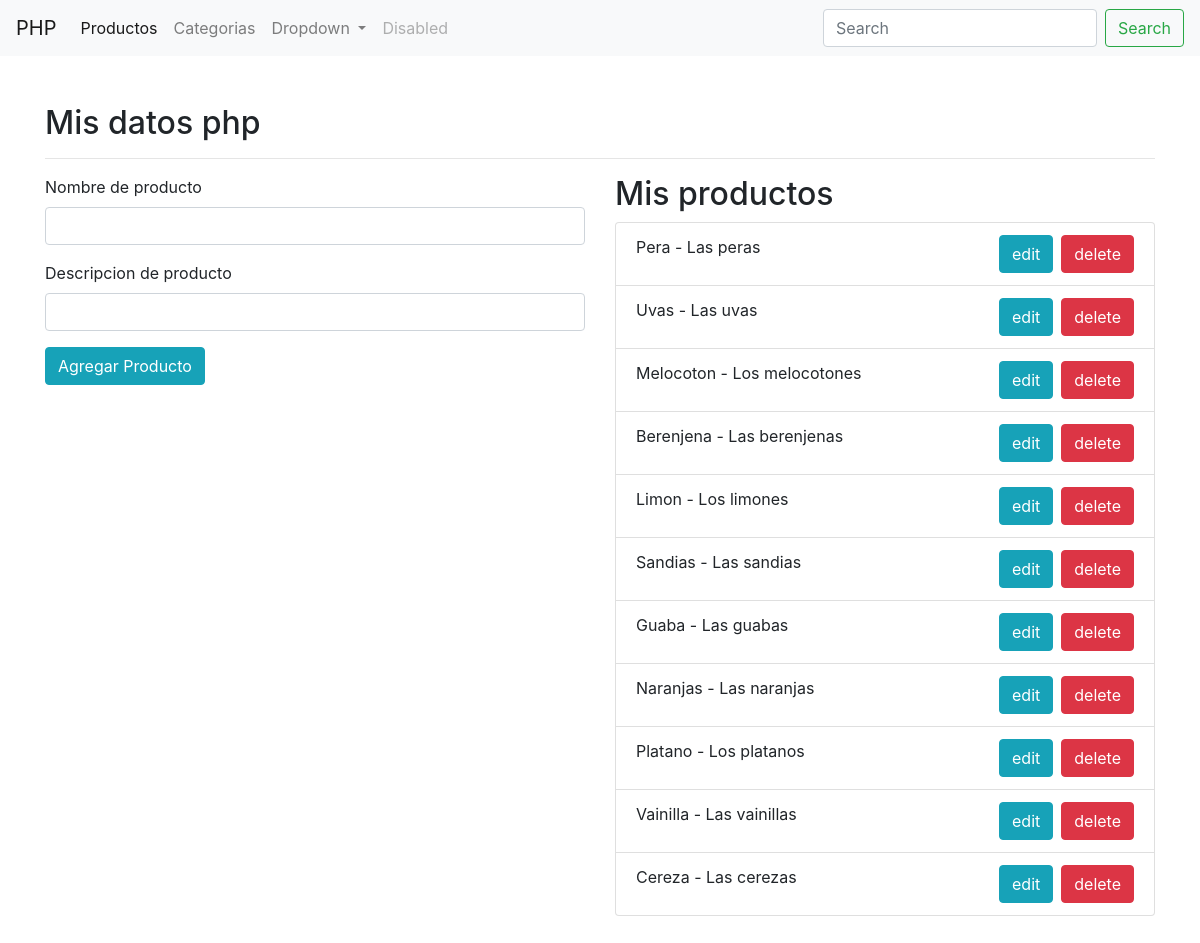
The page / on the database its author committed.
### tables this page shows
CREATE TABLE `productos` (
  `id` int(11) NOT NULL AUTO_INCREMENT,
  `nombre` varchar(255) DEFAULT NULL,
  `descripcion` varchar(255) DEFAULT NULL,
  PRIMARY KEY (`id`)
);

### index.php (the view, shortened to what this page needs)
<?php
include_once './Conexion/conexion.php';
$consulta_sql = 'SELECT * FROM productos';
$sentencia_sql = $conexion->prepare($consulta_sql);
$sentencia_sql->execute();
$productos = $sentencia_sql->fetchAll();
?>
<?php include_once './Layout/header.php' ?>
    <div class="container my-5">
        <h2>Mis datos php</h2>
        <hr>
        <div class="row">
            <div class="col-md-6">
                <form method="POST" action="Producto/addproducto.php">
                    <div class="form-group">
                        <label for="nombre">Nombre de producto</label>
                        <input type="text" class="form-control" id="nombre" name="nombre" required>
                    </div>
                    <div class="form-group">
                        <label for="descripcion">Descripcion de producto</label>
                        <input type="text" class="form-control" id="descripcion" name="descripcion" required>
                    </div>
                    <button type="submit" class="btn btn-info">Agregar Producto</button>
                </form>
            </div>
            <div class="col-md-6">
                <h2>Mis productos</h2>
                <ul class="list-group">
                    <?php foreach ($productos as $producto) : ?>
                        <li class="list-group-item"><?= $producto['nombre'] ?> - <?= $producto['descripcion'] ?>
                            <a href="Producto/deleteproducto.php?id=<?= $producto['id'] ?>" class="btn btn-danger float-right">delete</a>
                            <a href="Producto/editproducto.php?id=<?= $producto['id'] ?>" class="btn btn-info float-right mr-2">edit</a>
                        </li>
                    <?php endforeach  ?>
                </ul>
            </div>
        </div>
    </div>
</body>
</html>

### Layout/header.php (shortened to what this page needs)
<!DOCTYPE html>
<html>
<head>
    <link rel="stylesheet" href="https://stackpath.bootstrapcdn.com/bootstrap/4.4.1/css/bootstrap.min.css">
</head>
<body>
    <nav class="navbar navbar-expand-lg navbar-light bg-light">
        <a class="navbar-brand" href="#">PHP</a>
        <div class="collapse navbar-collapse" id="navbarSupportedContent">
            <ul class="navbar-nav mr-auto">
                <li class="nav-item active">
                    <a class="nav-link" href="/lesson2">Productos <span class="sr-only">(current)</span></a>
                </li>
                <li class="nav-item">
                    <a class="nav-link" href="/lesson2/Categoria/index.php">Categorias</a>
                </li>
                <li class="nav-item dropdown">
                    <a class="nav-link dropdown-toggle" href="#" id="navbarDropdown" role="button" data-toggle="dropdown" aria-haspopup="true" aria-expanded="false">
                        Dropdown
                    </a>
                </li>
                <li class="nav-item">
                    <a class="nav-link disabled" href="#" tabindex="-1" aria-disabled="true">Disabled</a>
                </li>
            </ul>
            <form class="form-inline my-2 my-lg-0">
                <input class="form-control mr-sm-2" type="search" placeholder="Search" aria-label="Search">
                <button class="btn btn-outline-success my-2 my-sm-0" type="submit">Search</button>
            </form>
        </div>
    </nav>

### rows shown on the page
productos: nombre "Pera", descripcion "Las peras"
productos: nombre "Uvas", descripcion "Las uvas"
productos: nombre "Melocoton", descripcion "Los melocotones"
productos: nombre "Berenjena", descripcion "Las berenjenas"
productos: nombre "Limon", descripcion "Los limones"
productos: nombre "Sandias", descripcion "Las sandias"
productos: nombre "Guaba", descripcion "Las guabas"
productos: nombre "Naranjas", descripcion "Las naranjas"
productos: nombre "Platano", descripcion "Los platanos"
productos: nombre "Vainilla", descripcion "Las vainillas"
productos: nombre "Cereza", descripcion "Las cerezas"
